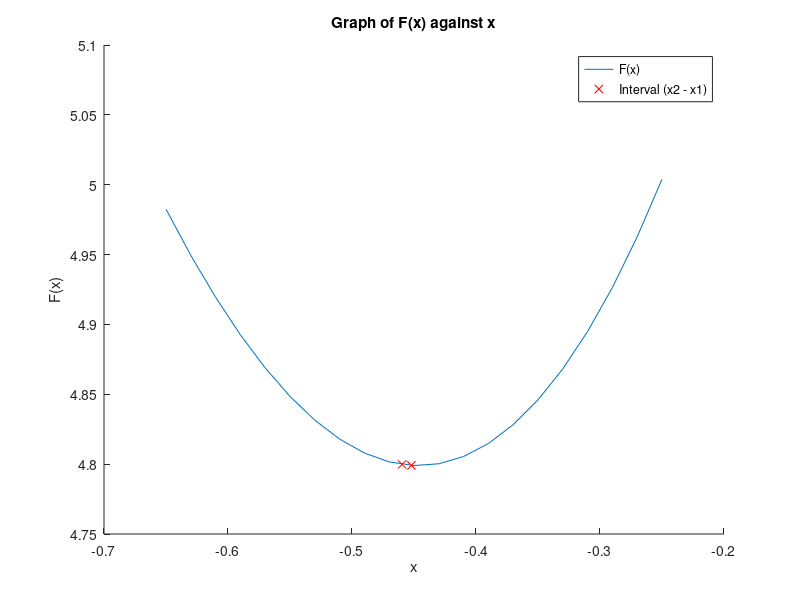

Reproduce this figure in MATLAB.

%%              OPTIMAL SOLUTION FOR A NON-LINEAR PROGRAMMING PROBLEM              %%
%%                   // WITH GOLDEN SECTION   METHOD  //                %%

% This programm use GOLDEN_SECTION method to find the minimizer to a non-linear 
% programming problem of interval x to y

%% PART 2.1 
clear all; %% Clearing workspace
clc

%%%%% Objective function
f = @(x) x.^4 + 4*x.^3 + 9*x.^2 + 6*x + 6; 

%%%% Interval [x y] and the stopping criteria (eps)
x = -2; %%% Lower limit
y = 2;  %%% Upper limit
eps = 10^-2;

%%%%%%% Golden ratio, constant
phi = 0.618;

%%%%%%%%%% Defining interval
x1 = y - (y - x)*phi;  
x2 = x + (y - x)*phi;
i = 0;

%%%%%%%%%%%% Loop till tolerance isn't satisfied.
while abs(x1 - x2) > eps

    %%% Check function at x1 and x2
    fx1 = f(x1);
    fx2 = f(x2);

    %%%%% Update interval
   if fx1 < fx2
       y = x2;
       x2 = x1;
       x1 = y - (y - x)*phi;

   else
       x = x1;
       x1 = x2;
       x2 = x + (y - x)*phi;
   end
end


%%%%%%%%% Plotting the graph for visualization
figure;
hold on;
a = -0.65:0.02: -0.25;
plot(a, f(a));
plot(x2, f(x2), "x", "color", "red");
plot(x1, f(x1), "x", "color", "red");
title("Graph of F(x) against x")
xlabel("x")
ylabel("F(x)")
legend("F(x)", "Interval (x2 - x1)")
hold off;

%%%%%% Optimal interval (x1 and x2)
range = [x1, x2];

%%%%%%% Computing the average of the two limits
xmin = (x1 + x2)/2;

%%%%%%% Computing the optimal cost function
fmin = f(xmin);


%%%%% Displaying the result
fprintf ('\n')
disp (['The range is [' num2str(range) ']'])  
disp (['The Minimizer is [' num2str(xmin) ']'])
disp (['The optimal cost is [' num2str(fmin) ']'])
       